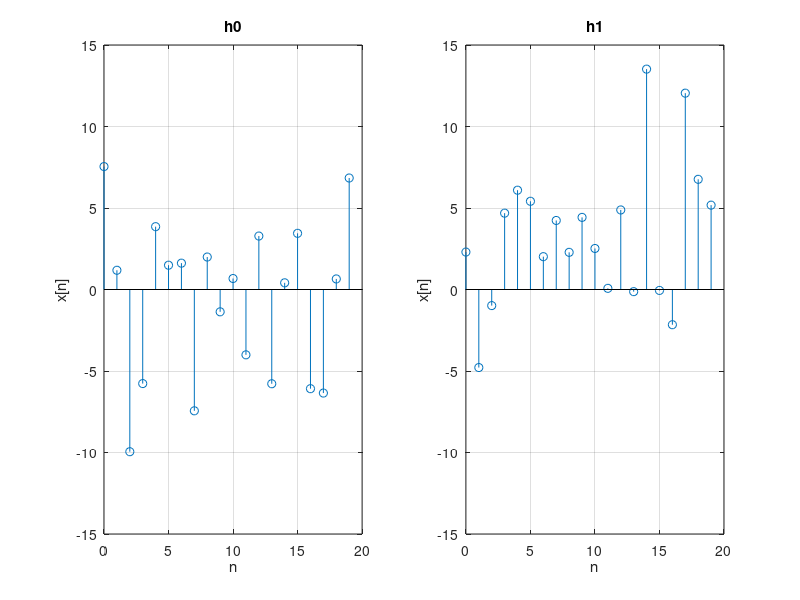

MATLAB code to generate this figure:
%==========================================
% The clot detection problem is recognized as a hypothesis test between the two hypotheses 
% H0: x[n] = A cos[2pifdn + phi] + w[n] (no clot) 
% and H1: x[n] = A cos[phi] + w[n] (clot present) for n = 0, 1, ..., N-1.
% Example of data sets: A =sqrt(15), sig2= 15, fd = 0.2, phi = 0, and N = 20. 
% Please plot the figure of the x[n] with no clot and x[n] with clot present, as the reference figures shown below.
%===========================================
close all; clear all;

A=sqrt(15); phi=0; sig2=15; N=20; fd=0.2;
n=[0:N-1]';

h0=A*cos(2*pi*fd*n+phi)+normrnd(0,sqrt(15),N,1);
h1=A*cos(phi)+normrnd(0,sqrt(15),N,1);

subplot(1,2,1),stem(n,h0);
xlabel('n'), ylabel('x[n]');
title('h0'), grid;
axis([0,20,-15,15]);

subplot(1,2,2),stem(n,h1);
xlabel('n'), ylabel('x[n]');
title('h1'), grid;
axis([0,20,-15,15]);